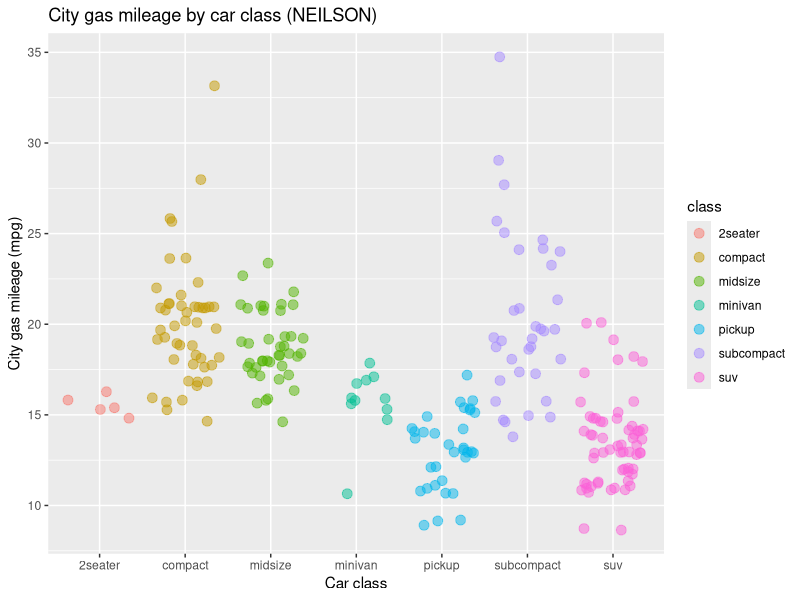

The R source for this figure:
## ---- chunk 1
knitr::opts_chunk$set(echo = TRUE)
library(tidyverse)
## ---- chunk 2
ggplot(data = mpg, aes(x = class, y = cty)) +
	geom_jitter(aes(color = class), alpha = 0.5, cex = 3) +
	labs(x = "Car class", y = "City gas mileage (mpg)",
	     title = "City gas mileage by car class (NEILSON)")

